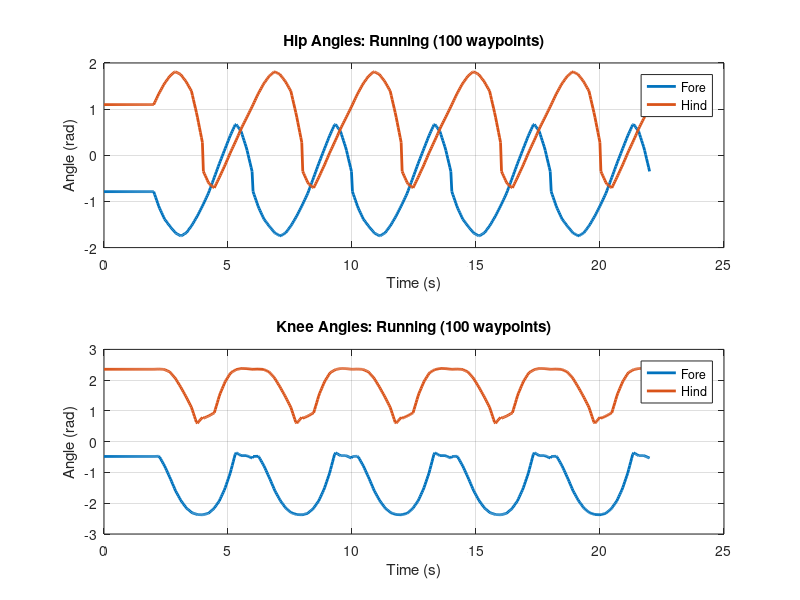

This chart was generated by the following MATLAB code:
% data from https://www.sciencedirect.com/science/article/pii/S2667379721000334#appA
%clc,clear

% Parameters
n = 100;                  % Interpolation points per gait
tt = 22;                   % Total time for the motion (seconds)
t_stationary = 2;          % Time at the start where the robot is stationary (seconds)
steps = 5;                % Total number of steps
t_gait = (tt - t_stationary) / steps; % Period for each gait cycle (seconds)
phase_offset=0.5;
% Fore leg joint angles (19 moments)
fore_leg_data = [
    -135.15, 27.49, -11.49;
    -154.67, 27.08, -31.33;
    -169.29, 45.25, -51.57;
    -178.41, 67.56, -72.61;
    -186.48, 91.50, -89.01;
    -190.26, 109.99, -100.40;
    -186.05, 123.83, -112.25;
    -176.81, 132.31, -119.91;
    -165.18, 135.66, -123.72;
    -151.81, 136.11, -123.09;
    -137.32, 133.38, -116.44;
    -119.06, 124.79, -99.55;
    -100.48, 110.35, -75.98;
    -82.99, 88.28, -35.06;
    -65.69, 58.51, 1.27;
    -50.75, 20.04, 15.72;
    -60.38, 25.94, 7.80;
    -81.39, 25.95, 4.50;
    -110.00, 30.51, -2.64
];

% Hind leg joint angles (19 moments)
hind_leg_data = [
    -110.07, -43.59, 39.35;
    -125.11, -48.07, 36.26;
    -130.46, -53.90, 29.53;
    -116.37, -88.06, 31.88;
    -101.57, -112.11, 38.27;
    -85.76, -128.43, 67.40;
    -71.20, -134.32, 85.82;
    -55.72, -136.46, 99.24;
    -42.22, -135.97, 113.11;
    -28.40, -134.84, 126.60;
    -13.99, -135.23, 127.85;
    -1.54, -134.67, 118.17;
    7.99, -130.12, 106.86;
    13.94, -118.94, 92.70;
    10.52, -102.23, 80.91;
    1.70, -84.00, 68.78;
    -10.28, -64.01, 52.58;
    -39.60, -33.34, 35.47;
    -73.93, -45.34, 49.04
];

% Interpolation for trajectories
original_points = linspace(0, 1, 19); % Original moments
interpolated_points = linspace(0, 1, n);

% Fore leg interpolation
fore_hip = interp1(original_points, fore_leg_data(:, 1), interpolated_points);
fore_knee = interp1(original_points, fore_leg_data(:, 2), interpolated_points);
fore_ankle = interp1(original_points, fore_leg_data(:, 3), interpolated_points);

% Hind leg interpolation
hind_hip = interp1(original_points, hind_leg_data(:, 1), interpolated_points);
hind_knee = interp1(original_points, hind_leg_data(:, 2), interpolated_points);
hind_ankle = interp1(original_points, hind_leg_data(:, 3), interpolated_points);

% Time vectors
t_gait_points = linspace(0, t_gait, n); % Time for one gait cycle
t_total = linspace(0, tt, n * steps + n * (t_stationary / t_gait)); % Total time with stationary period

% Fore and Hind leg trajectories (per gait cycle)
fore_leg_traj = [t_gait_points', fore_hip'+90, -fore_knee'];
hind_leg_traj = [t_gait_points', hind_hip'+90, -hind_knee'];

%phase offset
hind_leg_traj(:,2:3)=circshift(hind_leg_traj(:,2:3), phase_offset*n,1)


% Initialize arrays for entire sequence
jAngsF_cheetah = zeros(length(t_total), 3);
jAngsH_cheetah = zeros(length(t_total), 3);

% Assign time vectors
jAngsF_cheetah(:, 1) = t_total;
jAngsH_cheetah(:, 1) = t_total;

% Stationary phase
stationary_frames = n * (t_stationary / t_gait);
jAngsF_cheetah(1:stationary_frames, 2:3) = repmat(fore_leg_traj(1, 2:3), stationary_frames, 1);
jAngsH_cheetah(1:stationary_frames, 2:3) = repmat(hind_leg_traj(1, 2:3), stationary_frames, 1);

% Repeated gait cycles
for step = 1:steps
    start_idx = stationary_frames + (step - 1) * n + 1;
    end_idx = stationary_frames + step * n;
    jAngsF_cheetah(start_idx:end_idx, 2:3) = fore_leg_traj(:, 2:3);
    jAngsH_cheetah(start_idx:end_idx, 2:3) = hind_leg_traj(:, 2:3);
end

% Convert to radians
jAngsF_cheetah_rad = jAngsF_cheetah;
jAngsH_cheetah_rad = jAngsH_cheetah;
jAngsF_cheetah_rad(:, 2:3) = deg2rad(jAngsF_cheetah_rad(:, 2:3));
jAngsH_cheetah_rad(:, 2:3) = deg2rad(jAngsH_cheetah_rad(:, 2:3));



%% Save data
save('jAngs_cheetah_with_stationary2.mat', 'jAngsF_cheetah', 'jAngsH_cheetah', 'jAngsF_cheetah_rad', 'jAngsH_cheetah_rad');

%% plot
figure('Name','waypoints')
subplot(2,1,1);
plot(jAngsF_cheetah_rad(:,1), jAngsF_cheetah_rad(:,2), 'LineWidth', 2); 
hold on;
plot(jAngsH_cheetah_rad(:,1), jAngsH_cheetah_rad(:,2), 'LineWidth', 2);
xlabel('Time (s)'); ylabel('Angle (rad)');
legend('Fore', 'Hind');
title(['Hip Angles: Running (', num2str(n), ' waypoints)']);
grid on;
subplot(2,1,2);
plot(jAngsF_cheetah_rad(:,1), jAngsF_cheetah_rad(:,3), 'LineWidth', 2); 
hold on;
plot(jAngsH_cheetah_rad(:,1), jAngsH_cheetah_rad(:,3), 'LineWidth', 2);
xlabel('Time (s)'); ylabel('Angle (rad)');
legend('Fore', 'Hind');
title(['Knee Angles: Running (', num2str(n), ' waypoints)']);
grid on;